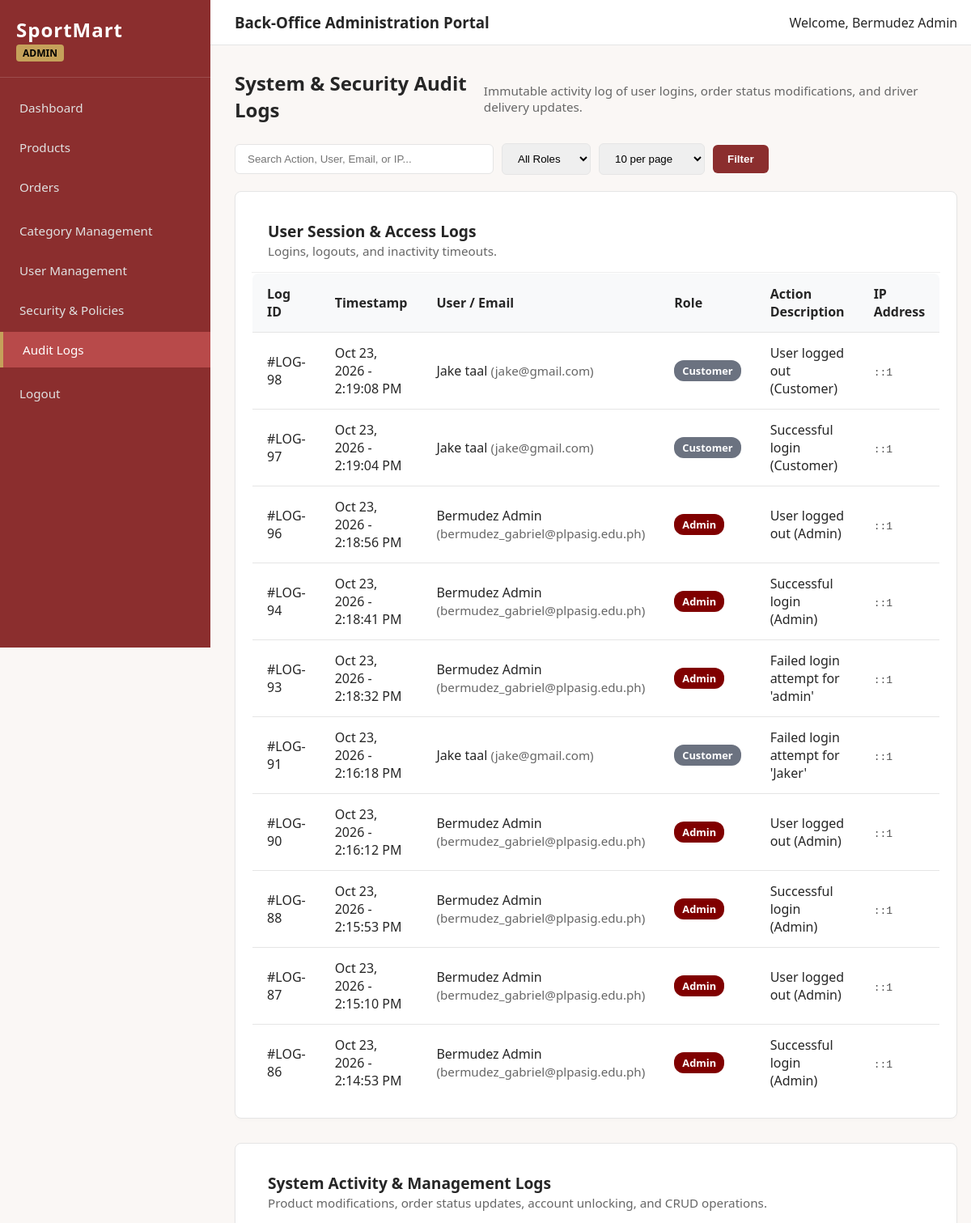
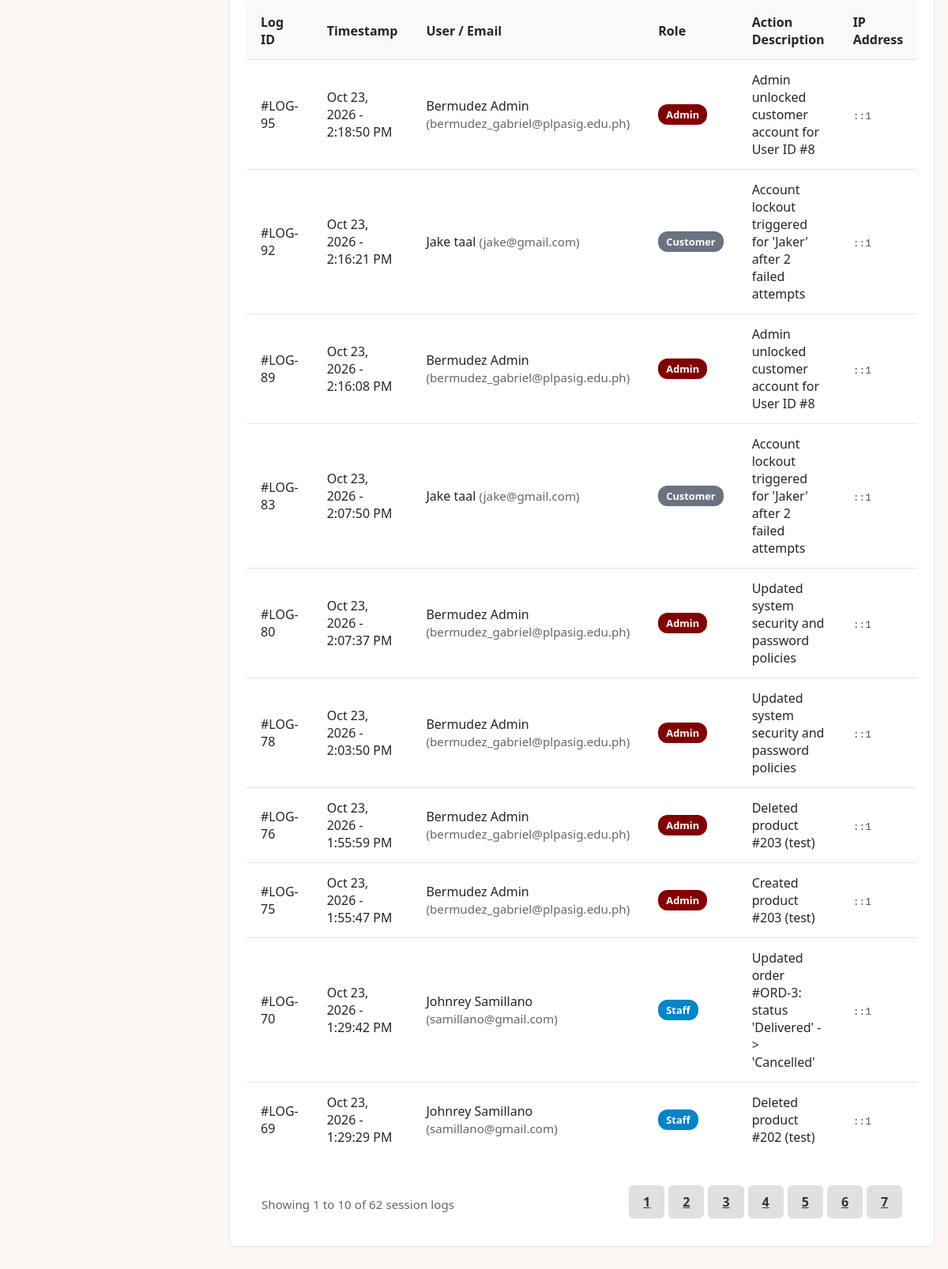
The app's page /admin/audit-logs.php (signed in) with its own data (2 pictures, top to bottom).
### tables this page shows
CREATE TABLE `audit_logs` (
  `audit_log_id` int(10) UNSIGNED NOT NULL,
  `user_id` int(10) UNSIGNED DEFAULT NULL,
  `action_description` varchar(500) NOT NULL,
  `ip_address` varchar(45) DEFAULT NULL,
  `created_at` timestamp NOT NULL DEFAULT current_timestamp()
);

CREATE TABLE `users` (
  `user_id` int(10) UNSIGNED NOT NULL,
  `username` varchar(50) DEFAULT NULL,
  `full_name` varchar(150) NOT NULL,
  `email` varchar(255) NOT NULL,
  `password_hash` varchar(255) NOT NULL,
  `role` enum('Customer','Admin','Staff','Driver') NOT NULL DEFAULT 'Customer',
  `phone` text DEFAULT NULL,  
  `physical_address` text DEFAULT NULL,  
  `account_status` enum('Active','Suspended','Inactive','Locked') NOT NULL DEFAULT 'Active',
  `login_attempts` int(11) DEFAULT 0,
  `created_at` timestamp NOT NULL DEFAULT current_timestamp(),
  `last_login` timestamp NULL DEFAULT NULL,
  `status` varchar(50) NOT NULL DEFAULT 'Active',
  `failed_attempts` int(11) NOT NULL DEFAULT 0,
  `mfa_enabled` tinyint(1) NOT NULL DEFAULT 0,
  `mfa_secret` varchar(255) DEFAULT NULL,
  `mfa_confirmed_at` datetime DEFAULT NULL
);

### admin/audit-logs.php (the view, shortened to what this page needs)
<?php
require_once __DIR__ . '/../includes/db.php';
$currentScript = htmlspecialchars($_SERVER['PHP_SELF'], ENT_QUOTES, 'UTF-8');
$perPage = isset($_GET['per_page']) && in_array((int)$_GET['per_page'], [10, 25, 50, 100], true) ? (int)$_GET['per_page'] : 10;
$currentPage = isset($_GET['p']) && (int)$_GET['p'] > 0 ? (int)$_GET['p'] : 1;
$search = trim($_GET['search'] ?? '');
$baseWhereClauses = [];
$baseParams = [];
$sessionKeywords = ['%login%', '%logged out%', '%timeout%', '%inactivity%'];
$sessionWhere = $baseWhereClauses;
$sessionConditions = [];
foreach ($sessionKeywords as $kw) {
    $sessionConditions[] = "al.action_description LIKE ?";
}
$sessionWhere[] = '(' . implode(' OR ', $sessionConditions) . ')';
$sessionWhereSql = ' WHERE ' . implode(' AND ', $sessionWhere);
$sessionParams = array_merge($baseParams, $sessionKeywords);
$sessionCountQuery = "SELECT COUNT(*) FROM audit_logs al LEFT JOIN users u ON al.user_id = u.user_id" . $sessionWhereSql;
$sessionCountStmt = $pdo->prepare($sessionCountQuery);
$pos = 1;
foreach ($sessionParams as $p) {
    $sessionCountStmt->bindValue($pos++, $p, PDO::PARAM_STR);
}
$sessionCountStmt->execute();
$totalSessionLogs = (int)$sessionCountStmt->fetchColumn();
$totalSessionPages = max(1, (int)ceil($totalSessionLogs / $perPage));
$offset = ($currentPage - 1) * $perPage;
$sessionQuery = "SELECT
            al.audit_log_id,
            al.action_description,
            al.ip_address,
            al.created_at,
            COALESCE(u.full_name, 'System / Guest') AS user_name,
            u.email,
            COALESCE(u.role, 'System') AS user_role
          FROM audit_logs al
          LEFT JOIN users u ON al.user_id = u.user_id
          {$sessionWhereSql}
          ORDER BY al.audit_log_id DESC
          LIMIT ? OFFSET ?";
$sessionStmt = $pdo->prepare($sessionQuery);
$pos = 1;
foreach ($sessionParams as $p) {
    $sessionStmt->bindValue($pos++, $p, PDO::PARAM_STR);
}
$sessionStmt->bindValue($pos++, (int)$perPage, PDO::PARAM_INT);
$sessionStmt->bindValue($pos, (int)$offset, PDO::PARAM_INT);
$sessionStmt->execute();
$sessionLogs = $sessionStmt->fetchAll();
$crudWhere = $baseWhereClauses;
$crudConditions = [];
foreach ($sessionKeywords as $kw) {
    $crudConditions[] = "al.action_description NOT LIKE ?";
}
$crudWhere[] = '(' . implode(' AND ', $crudConditions) . ')';
$crudWhereSql = ' WHERE ' . implode(' AND ', $crudWhere);
$crudParams = array_merge($baseParams, $sessionKeywords);
$crudQuery = "SELECT
            al.audit_log_id,
            al.action_description,
            al.ip_address,
            al.created_at,
            COALESCE(u.full_name, 'System / Guest') AS user_name,
            u.email,
            COALESCE(u.role, 'System') AS user_role
          FROM audit_logs al
          LEFT JOIN users u ON al.user_id = u.user_id
          {$crudWhereSql}
          ORDER BY al.audit_log_id DESC
          LIMIT ? OFFSET ?";
$crudStmt = $pdo->prepare($crudQuery);
$pos = 1;
foreach ($crudParams as $p) {
    $crudStmt->bindValue($pos++, $p, PDO::PARAM_STR);
}
$crudStmt->bindValue($pos++, (int)$perPage, PDO::PARAM_INT);
$crudStmt->bindValue($pos, (int)$offset, PDO::PARAM_INT);
$crudStmt->execute();
$crudLogs = $crudStmt->fetchAll();
include __DIR__ . '/includes/admin_header.php';
?>
<div class="page-header" style="margin-bottom: 25px;">
    <h2>System & Security Audit Logs</h2>
    <p class="text-muted-sm">Immutable activity log of user logins, order status modifications, and driver delivery updates.</p>
</div>
<form action="<?php echo $currentScript; ?>" method="GET" class="card-header-flex mb-20" style="margin-bottom: 20px;">
    <div style="display: flex; gap: 10px; flex-wrap: wrap; align-items: center; width: 100%;">
        <input
            type="text"
            name="search"
            class="table-search-lg"
            placeholder="Search Action, User, Email, or IP..."
            value="<?php echo htmlspecialchars($search, ENT_QUOTES, 'UTF-8'); ?>"
        >
        <select name="role" class="table-filter-lg" onchange="this.form.submit()">
            <option value="">All Roles</option>
        </select>
        <select name="per_page" class="table-filter-lg" onchange="this.form.submit()">
            <option value="10" <?php echo $perPage === 10 ? 'selected' : ''; ?>>10 per page</option>
        </select>
        <button type="submit" class="btn-primary">Filter</button>
    </div>
</form>
<div class="admin-card" style="margin-bottom: 30px;">
    <div style="padding: 15px 20px; border-bottom: 1px solid #eee;">
        <h3 style="margin: 0; font-size: 1.2rem;">User Session & Access Logs</h3>
        <span class="text-muted-sm">Logins, logouts, and inactivity timeouts.</span>
    </div>
    <table class="admin-table">
        <thead>
            <tr>
                <th>Log ID</th>
                <th>Timestamp</th>
                <th>User / Email</th>
                <th>Role</th>
                <th>Action Description</th>
                <th>IP Address</th>
            </tr>
        </thead>
        <tbody>
            <?php if (!empty($sessionLogs)): ?>
                <?php foreach ($sessionLogs as $log): ?>
                    <?php
                        $formattedDate = date('M j, Y - g:i:s A', strtotime($log['created_at']));
                        $roleClass = htmlspecialchars(strtolower((string) $log['user_role']), ENT_QUOTES, 'UTF-8');
                        $displayUser = htmlspecialchars((string) $log['user_name'], ENT_QUOTES, 'UTF-8');
                        if (!empty($log['email'])) {
                            $displayUser .= ' <span class="text-muted-sm">(' . htmlspecialchars((string) $log['email'], ENT_QUOTES, 'UTF-8') . ')</span>';
                        }
                    ?>
                    <tr>
                        <td>#LOG-<?php echo $log['audit_log_id']; ?></td>
                        <td><?php echo $formattedDate; ?></td>
                        <td><?php echo $displayUser; ?></td>
                        <td>
                            <span class="badge badge-<?php echo $roleClass; ?>">
                                <?php echo htmlspecialchars($log['user_role'], ENT_QUOTES, 'UTF-8'); ?>
                            </span>
                        </td>
                        <td><?php echo htmlspecialchars($log['action_description'], ENT_QUOTES, 'UTF-8'); ?></td>
                        <td><code style="font-family: monospace; color: #555;"><?php echo htmlspecialchars($log['ip_address'], ENT_QUOTES, 'UTF-8'); ?></code></td>
                    </tr>
                <?php endforeach; ?>
            <?php else: ?>
                <tr>
                    <td colspan="6" class="table-empty-notice">No session logs recorded matching criteria.</td>
                </tr>
            <?php endif; ?>
        </tbody>
    </table>
</div>
<div class="admin-card">
    <div style="padding: 15px 20px; border-bottom: 1px solid #eee;">
        <h3 style="margin: 0; font-size: 1.2rem;">System Activity & Management Logs</h3>
        <span class="text-muted-sm">Product modifications, order status updates, account unlocking, and CRUD operations.</span>
    </div>
    <table class="admin-table">
        <thead>
            <tr>
                <th>Log ID</th>
                <th>Timestamp</th>
                <th>User / Email</th>
                <th>Role</th>
                <th>Action Description</th>
                <th>IP Address</th>
            </tr>
        </thead>
        <tbody>
            <?php if (!empty($crudLogs)): ?>
                <?php foreach ($crudLogs as $log): ?>
                    <?php
                        $formattedDate = date('M j, Y - g:i:s A', strtotime($log['created_at']));
                        $roleClass = htmlspecialchars(strtolower((string) $log['user_role']), ENT_QUOTES, 'UTF-8');
                        $displayUser = htmlspecialchars((string) $log['user_name'], ENT_QUOTES, 'UTF-8');
                        if (!empty($log['email'])) {
                            $displayUser .= ' <span class="text-muted-sm">(' . htmlspecialchars((string) $log['email'], ENT_QUOTES, 'UTF-8') . ')</span>';
                        }
                    ?>
                    <tr>
                        <td>#LOG-<?php echo $log['audit_log_id']; ?></td>
                        <td><?php echo $formattedDate; ?></td>
                        <td><?php echo $displayUser; ?></td>
                        <td>
                            <span class="badge badge-<?php echo $roleClass; ?>">
                                <?php echo htmlspecialchars($log['user_role'], ENT_QUOTES, 'UTF-8'); ?>
                            </span>
                        </td>
                        <td><?php echo htmlspecialchars($log['action_description'], ENT_QUOTES, 'UTF-8'); ?></td>
                        <td><code style="font-family: monospace; color: #555;"><?php echo htmlspecialchars($log['ip_address'], ENT_QUOTES, 'UTF-8'); ?></code></td>
                    </tr>
                <?php endforeach; ?>
            <?php else: ?>
                <tr>
                    <td colspan="6" class="table-empty-notice">No system activity logs recorded matching criteria.</td>
                </tr>
            <?php endif; ?>
        </tbody>
    </table>
    <?php if ($totalSessionPages > 1 || $totalSessionLogs > 0): ?>
        <div style="display: flex; justify-content: space-between; align-items: center; margin-top: 20px; flex-wrap: wrap; gap: 10px; padding: 15px 20px;">
            <span class="text-muted-sm">Showing <?php echo $totalSessionLogs > 0 ? $offset + 1 : 0; ?> to <?php echo min($offset + $perPage, $totalSessionLogs); ?> of <?php echo $totalSessionLogs; ?> session logs</span>
            <?php if ($totalSessionPages > 1): ?>
                <div style="display: flex; gap: 5px;">
                    <?php for ($i = 1; $i <= $totalSessionPages; $i++): ?>
                        <?php
                            $queryParams = $_GET;
                            $queryParams['p'] = $i;
                            $pageUrl = $currentScript . '?' . http_build_query($queryParams);
                        ?>
                        <a href="<?php echo $pageUrl; ?>" class="btn-secondary" style="<?php echo $i === $currentPage ? 'background-color: var(--primary-dark-red, #800000); color: #fff;' : ''; ?>">
                            <?php echo $i; ?>
                        </a>
                    <?php endfor; ?>
                </div>
            <?php endif; ?>
        </div>
    <?php endif; ?>
</div>
<?php echo '</main></div></div></body></html>'; ?>

### assets/css/admin.css (style rules this page uses)
:root { --primary-dark-red: #8B2E2E; --secondary-red: #B84A4A; --accent-gold: #C5A15A; --bg-warm-white: #FAF7F5; --bg-card: #FFFFFF; --text-dark: #262626; --border-color: #E5E5E5; --sidebar-width: 260px; }
* { box-sizing: border-box; margin: 0; padding: 0; }
.page-header { display: flex; justify-content: space-between; align-items: center; margin-bottom: 25px; }
.admin-card { background-color: var(--bg-card); padding: 20px; border-radius: 8px; border: 1px solid var(--border-color); box-shadow: 0 2px 4px rgba(0, 0, 0, 0.02); }
.admin-table { width: 100%; border-collapse: collapse; background-color: var(--bg-card); border-radius: 8px; overflow: hidden; border: 1px solid var(--border-color); }
.admin-table th, .admin-table td { padding: 14px 18px; text-align: left; border-bottom: 1px solid var(--border-color); }
.admin-table th { background-color: #F8F9FA; font-weight: 600; }
.badge { padding: 4px 10px; border-radius: 12px; font-size: 0.8rem; font-weight: bold; display: inline-block; }
.btn-primary { background-color: var(--primary-dark-red); color: #fff; padding: 10px 18px; text-decoration: none; border-radius: 6px; font-weight: 600; border: none; cursor: pointer; }
.btn-secondary { background-color: #E0E0E0; color: #333; padding: 10px 18px; border-radius: 6px; font-weight: 600; border: none; cursor: pointer; }
.text-muted-sm { color: #666; font-size: 0.95rem; margin-top: 5px; }
.card-header-flex { display: flex; justify-content: space-between; align-items: center; margin-bottom: 15px; }
.mb-20 { margin-bottom: 20px; }
.table-search-lg { padding: 10px 15px; border: 1px solid var(--border-color); border-radius: 6px; width: 320px; }
.table-filter-lg { padding: 10px 15px; border: 1px solid var(--border-color); border-radius: 6px; }
.badge-admin { background-color: #800000; color: #ffffff; }
.badge-staff { background-color: #0284c7; color: #ffffff; }
.badge-customer { background-color: #6b7280; color: #ffffff; }

### records on screen
audit_logs: audit_log_id "98", created_at "Oct 23, 2026 - 2:19:08 PM", displayUser "Jake taal", user.email "jake@gmail.com", user_role "Customer", action_description "User logged out (Customer)", ip_address "::1"
audit_logs: audit_log_id "97", created_at "Oct 23, 2026 - 2:19:04 PM", displayUser "Jake taal", user.email "jake@gmail.com", user_role "Customer", action_description "Successful login (Customer)", ip_address "::1"
audit_logs: audit_log_id "96", created_at "Oct 23, 2026 - 2:18:56 PM", displayUser "Bermudez Admin", user.email "bermudez_gabriel@plpasig.edu.ph", user_role "Admin", action_description "User logged out (Admin)", ip_address "::1"
audit_logs: audit_log_id "94", created_at "Oct 23, 2026 - 2:18:41 PM", displayUser "Bermudez Admin", user.email "bermudez_gabriel@plpasig.edu.ph", user_role "Admin", action_description "Successful login (Admin)", ip_address "::1"
audit_logs: audit_log_id "93", created_at "Oct 23, 2026 - 2:18:32 PM", displayUser "Bermudez Admin", user.email "bermudez_gabriel@plpasig.edu.ph", user_role "Admin", action_description "Failed login attempt for 'admin'", ip_address "::1"
audit_logs: audit_log_id "91", created_at "Oct 23, 2026 - 2:16:18 PM", displayUser "Jake taal", user.email "jake@gmail.com", user_role "Customer", action_description "Failed login attempt for 'Jaker'", ip_address "::1"
audit_logs: audit_log_id "90", created_at "Oct 23, 2026 - 2:16:12 PM", displayUser "Bermudez Admin", user.email "bermudez_gabriel@plpasig.edu.ph", user_role "Admin", action_description "User logged out (Admin)", ip_address "::1"
audit_logs: audit_log_id "88", created_at "Oct 23, 2026 - 2:15:53 PM", displayUser "Bermudez Admin", user.email "bermudez_gabriel@plpasig.edu.ph", user_role "Admin", action_description "Successful login (Admin)", ip_address "::1"
audit_logs: audit_log_id "87", created_at "Oct 23, 2026 - 2:15:10 PM", displayUser "Bermudez Admin", user.email "bermudez_gabriel@plpasig.edu.ph", user_role "Admin", action_description "User logged out (Admin)", ip_address "::1"
audit_logs: audit_log_id "86", created_at "Oct 23, 2026 - 2:14:53 PM", displayUser "Bermudez Admin", user.email "bermudez_gabriel@plpasig.edu.ph", user_role "Admin", action_description "Successful login (Admin)", ip_address "::1"
audit_logs: audit_log_id "95", created_at "Oct 23, 2026 - 2:18:50 PM", displayUser "Bermudez Admin", user.email "bermudez_gabriel@plpasig.edu.ph", user_role "Admin", action_description "Admin unlocked customer account for User ID #8", ip_address "::1"
audit_logs: audit_log_id "92", created_at "Oct 23, 2026 - 2:16:21 PM", displayUser "Jake taal", user.email "jake@gmail.com", user_role "Customer", action_description "Account lockout triggered for 'Jaker' after 2 failed attempts", ip_address "::1"
audit_logs: audit_log_id "89", created_at "Oct 23, 2026 - 2:16:08 PM", displayUser "Bermudez Admin", user.email "bermudez_gabriel@plpasig.edu.ph", user_role "Admin", action_description "Admin unlocked customer account for User ID #8", ip_address "::1"
audit_logs: audit_log_id "83", created_at "Oct 23, 2026 - 2:07:50 PM", displayUser "Jake taal", user.email "jake@gmail.com", user_role "Customer", action_description "Account lockout triggered for 'Jaker' after 2 failed attempts", ip_address "::1"
audit_logs: audit_log_id "80", created_at "Oct 23, 2026 - 2:07:37 PM", displayUser "Bermudez Admin", user.email "bermudez_gabriel@plpasig.edu.ph", user_role "Admin", action_description "Updated system security and password policies", ip_address "::1"
audit_logs: audit_log_id "78", created_at "Oct 23, 2026 - 2:03:50 PM", displayUser "Bermudez Admin", user.email "bermudez_gabriel@plpasig.edu.ph", user_role "Admin", action_description "Updated system security and password policies", ip_address "::1"
audit_logs: audit_log_id "76", created_at "Oct 23, 2026 - 1:55:59 PM", displayUser "Bermudez Admin", user.email "bermudez_gabriel@plpasig.edu.ph", user_role "Admin", action_description "Deleted product #203 (test)", ip_address "::1"
audit_logs: audit_log_id "75", created_at "Oct 23, 2026 - 1:55:47 PM", displayUser "Bermudez Admin", user.email "bermudez_gabriel@plpasig.edu.ph", user_role "Admin", action_description "Created product #203 (test)", ip_address "::1"
audit_logs: audit_log_id "70", created_at "Oct 23, 2026 - 1:29:42 PM", displayUser "Johnrey Samillano", user.email "samillano@gmail.com", user_role "Staff", action_description "Updated order #ORD-3: status 'Delivered' -> 'Cancelled'", ip_address "::1"
audit_logs: audit_log_id "69", created_at "Oct 23, 2026 - 1:29:29 PM", displayUser "Johnrey Samillano", user.email "samillano@gmail.com", user_role "Staff", action_description "Deleted product #202 (test)", ip_address "::1"

### other values on screen
$userRole "ADMIN"
$userName "Bermudez Admin"
$offset + 1 "1"
min($offset + $perPage, $totalSessionLogs) "10"
$totalSessionLogs "62"
